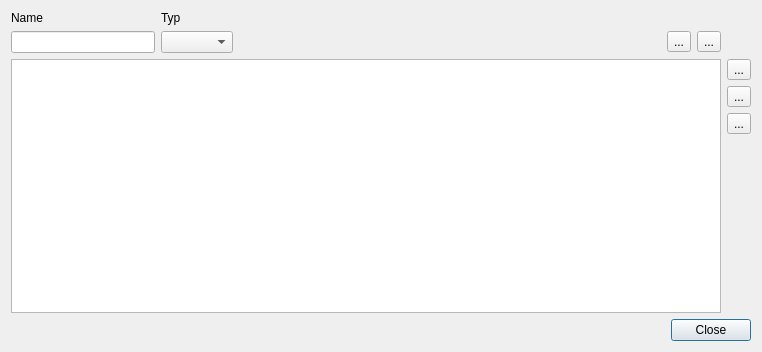
<?xml version="1.0" encoding="UTF-8"?>
<ui version="4.0">
 <class>QMFileDialog</class>
 <widget class="QDialog" name="QMFileDialog">
  <property name="geometry">
   <rect>
    <x>0</x>
    <y>0</y>
    <width>762</width>
    <height>352</height>
   </rect>
  </property>
  <property name="windowTitle">
   <string>Dateien</string>
  </property>
  <layout class="QGridLayout" name="gridLayout_2">
   <item row="0" column="0">
    <layout class="QGridLayout" name="gridLayout">
     <item row="0" column="0">
      <widget class="QLabel" name="label">
       <property name="text">
        <string>Name</string>
       </property>
      </widget>
     </item>
     <item row="0" column="1">
      <widget class="QLabel" name="label_2">
       <property name="text">
        <string>Typ</string>
       </property>
      </widget>
     </item>
     <item row="1" column="0">
      <widget class="QLineEdit" name="leName"/>
     </item>
     <item row="1" column="1">
      <widget class="QComboBox" name="cbType"/>
     </item>
     <item row="1" column="2">
      <spacer name="horizontalSpacer">
       <property name="orientation">
        <enum>Qt::Horizontal</enum>
       </property>
       <property name="sizeHint" stdset="0">
        <size>
         <width>428</width>
         <height>20</height>
        </size>
       </property>
      </spacer>
     </item>
     <item row="1" column="3">
      <widget class="QToolButton" name="tbrevert">
       <property name="text">
        <string>...</string>
       </property>
       <property name="icon">
        <iconset resource="../icons.qrc">
         <normaloff>:/icons/icons/edit-reset.svg</normaloff>:/icons/icons/edit-reset.svg</iconset>
       </property>
       <property name="iconSize">
        <size>
         <width>22</width>
         <height>22</height>
        </size>
       </property>
      </widget>
     </item>
     <item row="1" column="4">
      <widget class="QToolButton" name="tbFilter">
       <property name="text">
        <string>...</string>
       </property>
       <property name="icon">
        <iconset resource="../icons.qrc">
         <normaloff>:/icons/icons/view-filter.svg</normaloff>:/icons/icons/view-filter.svg</iconset>
       </property>
       <property name="iconSize">
        <size>
         <width>22</width>
         <height>22</height>
        </size>
       </property>
      </widget>
     </item>
    </layout>
   </item>
   <item row="1" column="0">
    <widget class="QTableView" name="tvFiles"/>
   </item>
   <item row="1" column="1">
    <layout class="QVBoxLayout" name="verticalLayout">
     <item>
      <widget class="QToolButton" name="tbAdd">
       <property name="text">
        <string>...</string>
       </property>
       <property name="icon">
        <iconset resource="../icons.qrc">
         <normaloff>:/icons/icons/list-add.svg</normaloff>:/icons/icons/list-add.svg</iconset>
       </property>
       <property name="iconSize">
        <size>
         <width>22</width>
         <height>22</height>
        </size>
       </property>
      </widget>
     </item>
     <item>
      <widget class="QToolButton" name="tbRemove">
       <property name="text">
        <string>...</string>
       </property>
       <property name="icon">
        <iconset resource="../icons.qrc">
         <normaloff>:/icons/icons/list-remove.svg</normaloff>:/icons/icons/list-remove.svg</iconset>
       </property>
       <property name="iconSize">
        <size>
         <width>22</width>
         <height>22</height>
        </size>
       </property>
      </widget>
     </item>
     <item>
      <widget class="QToolButton" name="tbDetails">
       <property name="text">
        <string>...</string>
       </property>
       <property name="icon">
        <iconset resource="../icons.qrc">
         <normaloff>:/icons/icons/traindata.svg</normaloff>:/icons/icons/traindata.svg</iconset>
       </property>
       <property name="iconSize">
        <size>
         <width>22</width>
         <height>22</height>
        </size>
       </property>
      </widget>
     </item>
     <item>
      <spacer name="verticalSpacer">
       <property name="orientation">
        <enum>Qt::Vertical</enum>
       </property>
       <property name="sizeHint" stdset="0">
        <size>
         <width>20</width>
         <height>40</height>
        </size>
       </property>
      </spacer>
     </item>
    </layout>
   </item>
   <item row="2" column="0" colspan="2">
    <widget class="QDialogButtonBox" name="buttonBox">
     <property name="orientation">
      <enum>Qt::Horizontal</enum>
     </property>
     <property name="standardButtons">
      <set>QDialogButtonBox::Close</set>
     </property>
    </widget>
   </item>
  </layout>
 </widget>
 <resources>
  <include location="../icons.qrc"/>
 </resources>
 <connections>
  <connection>
   <sender>buttonBox</sender>
   <signal>accepted()</signal>
   <receiver>QMFileDialog</receiver>
   <slot>accept()</slot>
   <hints>
    <hint type="sourcelabel">
     <x>248</x>
     <y>254</y>
    </hint>
    <hint type="destinationlabel">
     <x>157</x>
     <y>274</y>
    </hint>
   </hints>
  </connection>
  <connection>
   <sender>buttonBox</sender>
   <signal>rejected()</signal>
   <receiver>QMFileDialog</receiver>
   <slot>reject()</slot>
   <hints>
    <hint type="sourcelabel">
     <x>316</x>
     <y>260</y>
    </hint>
    <hint type="destinationlabel">
     <x>286</x>
     <y>274</y>
    </hint>
   </hints>
  </connection>
 </connections>
</ui>
